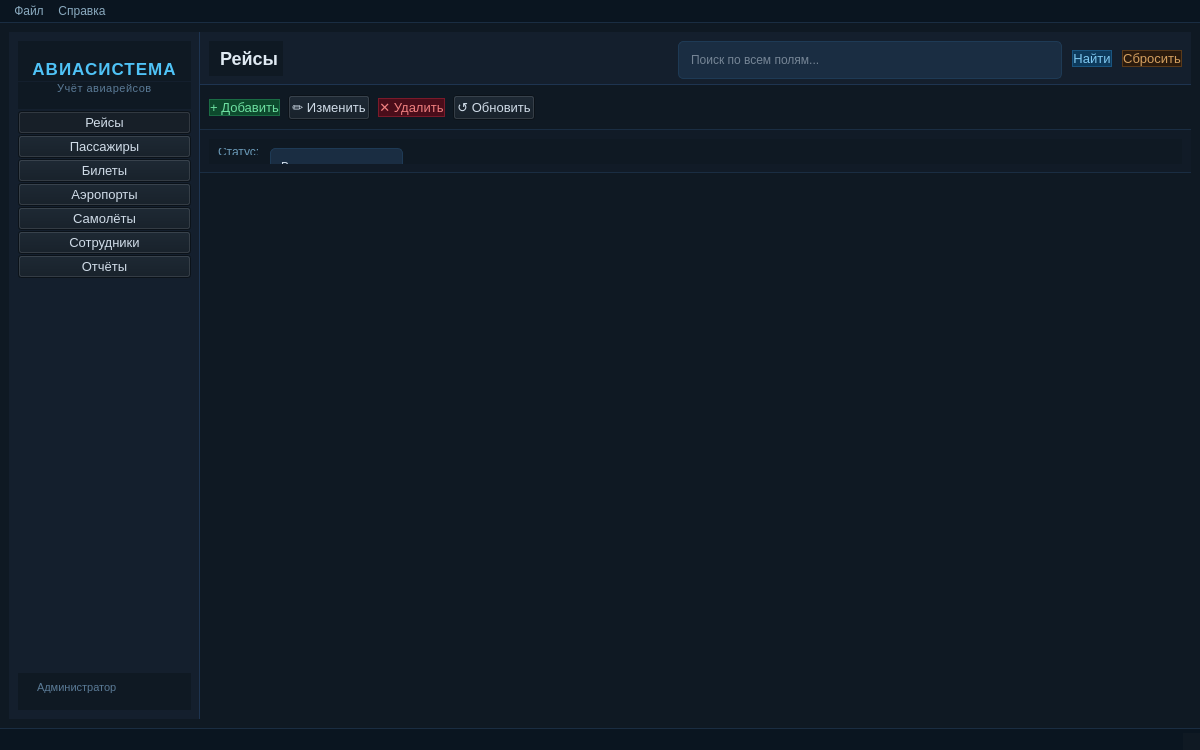
<?xml version="1.0" encoding="UTF-8"?>
<ui version="4.0">
 <class>MainWindow</class>
 <widget class="QMainWindow" name="MainWindow">
  <property name="geometry">
   <rect>
    <x>0</x>
    <y>0</y>
    <width>1200</width>
    <height>750</height>
   </rect>
  </property>
  <property name="windowTitle">
   <string>Авиакомпания</string>
  </property>
  <property name="styleSheet">
   <string>
/* ===== GLOBAL ===== */
QMainWindow, QWidget {
    background-color: #0f1923;
    color: #d0dce8;
    font-family: 'Segoe UI', Arial, sans-serif;
    font-size: 13px;
}

/* ===== SIDE PANEL ===== */
QFrame#sidePanel {
    background-color: #141f2d;
    border-right: 1px solid #1e3450;
    min-width: 190px;
    max-width: 190px;
}

QLabel#appTitle {
    color: #4fc3f7;
    font-size: 17px;
    font-weight: bold;
    padding: 18px 12px 2px 12px;
    letter-spacing: 1px;
}

QLabel#appSubtitle {
    color: #5a7a96;
    font-size: 11px;
    padding: 0 12px 14px 12px;
    letter-spacing: 0.5px;
}

QLabel#userLabel {
    color: #5a7a96;
    font-size: 11px;
    padding: 8px 12px 16px 16px;
}

/* ===== MENU BUTTONS ===== */
QPushButton[checkable=&quot;true&quot;] {
    background-color: transparent;
    color: #8faabf;
    border: none;
    border-radius: 0;
    text-align: left;
    padding: 11px 12px 11px 20px;
    font-size: 13px;
    font-weight: normal;
}

QPushButton[checkable=&quot;true&quot;]:hover {
    background-color: #1a2d42;
    color: #d0dce8;
}

QPushButton[checkable=&quot;true&quot;]:checked {
    background-color: #0d2137;
    color: #4fc3f7;
    border-left: 3px solid #4fc3f7;
    font-weight: bold;
}

/* ===== TOP BAR ===== */
QFrame#topBar {
    background-color: #141f2d;
    border-bottom: 1px solid #1e3450;
    min-height: 52px;
    max-height: 52px;
}

QLabel#pageTitle {
    color: #e0eaf3;
    font-size: 18px;
    font-weight: bold;
    padding: 0 0 0 6px;
}

/* ===== ACTION BAR ===== */
QFrame#actionBar {
    background-color: #0f1923;
    border-bottom: 1px solid #1a2d42;
    min-height: 44px;
    max-height: 44px;
}

/* ===== FILTER BAR ===== */
QFrame#filterBar {
    background-color: #111b27;
    border-bottom: 1px solid #1a2d42;
    min-height: 42px;
    max-height: 42px;
}

/* ===== INPUTS ===== */
QLineEdit, QComboBox, QDateEdit {
    background-color: #1a2d42;
    color: #d0dce8;
    border: 1px solid #1e3a55;
    border-radius: 5px;
    padding: 5px 10px;
    font-size: 12px;
    min-height: 26px;
}

QLineEdit:focus, QComboBox:focus, QDateEdit:focus {
    border: 1px solid #4fc3f7;
}

QLineEdit::placeholder {
    color: #4a6a82;
}

QComboBox::drop-down {
    border: none;
    width: 20px;
}

QComboBox::down-arrow {
    width: 10px;
    height: 10px;
}

QComboBox QAbstractItemView {
    background-color: #1a2d42;
    color: #d0dce8;
    border: 1px solid #1e3a55;
    selection-background-color: #0d2137;
    selection-color: #4fc3f7;
}

/* ===== BUTTONS ===== */
QPushButton:not([checkable=&quot;true&quot;]) {
    background-color: #1a3a5c;
    color: #b8d4ec;
    border: 1px solid #1e4a72;
    border-radius: 5px;
    padding: 6px 14px;
    font-size: 12px;
    min-height: 26px;
}

QPushButton:not([checkable=&quot;true&quot;]):hover {
    background-color: #1e4a72;
    color: #e0f0ff;
    border-color: #4fc3f7;
}

QPushButton:not([checkable=&quot;true&quot;]):pressed {
    background-color: #0d2137;
}

QPushButton#btnAdd {
    background-color: #0d4a2d;
    color: #6ddfa0;
    border: 1px solid #1a6b44;
}

QPushButton#btnAdd:hover {
    background-color: #1a6b44;
    color: #a0f0c0;
    border-color: #4dbb80;
}

QPushButton#btnDelete {
    background-color: #4a0d1a;
    color: #f08080;
    border: 1px solid #7a1a2a;
}

QPushButton#btnDelete:hover {
    background-color: #7a1a2a;
    color: #ffaaaa;
    border-color: #cc4444;
}

QPushButton#btnSearch {
    background-color: #0d3a5c;
    color: #80c8f0;
    border: 1px solid #1a5580;
}

QPushButton#btnSearch:hover {
    background-color: #1a5580;
    border-color: #4fc3f7;
    color: #d0eeff;
}

QPushButton#btnReset {
    background-color: #2a1a0d;
    color: #d4a060;
    border: 1px solid #5a3a1a;
}

QPushButton#btnReset:hover {
    background-color: #5a3a1a;
    color: #f0c080;
    border-color: #c08040;
}

/* ===== TABLES ===== */
QTableWidget {
    background-color: #0f1923;
    color: #c8d8e8;
    gridline-color: #1a2d42;
    border: none;
    font-size: 12px;
    selection-background-color: #0d2a40;
    selection-color: #80d0f8;
    alternate-background-color: #111e2c;
}

QTableWidget::item {
    padding: 5px 8px;
    border: none;
}

QTableWidget::item:selected {
    background-color: #0d2a40;
    color: #80d0f8;
}

QHeaderView::section {
    background-color: #1a2d42;
    color: #7ab8d8;
    border: none;
    border-right: 1px solid #0f1923;
    border-bottom: 2px solid #4fc3f7;
    padding: 6px 8px;
    font-size: 12px;
    font-weight: bold;
}

QHeaderView::section:hover {
    background-color: #203a55;
    color: #a0d8f8;
    cursor: pointer;
}

QScrollBar:vertical {
    background: #0f1923;
    width: 8px;
    border-radius: 4px;
}

QScrollBar::handle:vertical {
    background: #1e3a55;
    border-radius: 4px;
    min-height: 30px;
}

QScrollBar::handle:vertical:hover {
    background: #2a5a80;
}

QScrollBar:horizontal {
    background: #0f1923;
    height: 8px;
    border-radius: 4px;
}

QScrollBar::handle:horizontal {
    background: #1e3a55;
    border-radius: 4px;
    min-width: 30px;
}

/* ===== GROUP BOX ===== */
QGroupBox {
    background-color: #111b27;
    border: 1px solid #1e3450;
    border-radius: 7px;
    margin-top: 8px;
    padding-top: 6px;
    color: #7ab8d8;
    font-weight: bold;
    font-size: 12px;
}

QGroupBox::title {
    subcontrol-origin: margin;
    subcontrol-position: top left;
    padding: 0 8px;
    color: #4fc3f7;
    background-color: #111b27;
}

/* ===== STATUS BAR ===== */
QStatusBar {
    background-color: #0a1520;
    color: #4a7a9a;
    border-top: 1px solid #1a2d42;
    font-size: 11px;
}

/* ===== MENU BAR ===== */
QMenuBar {
    background-color: #0a1520;
    color: #8aaabf;
    border-bottom: 1px solid #1a2d42;
    padding: 2px 4px;
    font-size: 12px;
}

QMenuBar::item:selected {
    background-color: #1a2d42;
    color: #d0dce8;
    border-radius: 3px;
}

QMenu {
    background-color: #141f2d;
    color: #c8d8e8;
    border: 1px solid #1e3450;
}

QMenu::item:selected {
    background-color: #1a3a5c;
    color: #4fc3f7;
}

QMenu::separator {
    height: 1px;
    background-color: #1e3450;
}

/* ===== LABELS in bars ===== */
QLabel#labelStatus, QLabel#labelFrom, QLabel#labelTo,
QLabel#labelReportType, QLabel#labelFilterStatus,
QLabel#labelFilterClass, QLabel#labelFilterCountry {
    color: #6a9ab8;
    font-size: 12px;
}
   </string>
  </property>
  <widget class="QWidget" name="centralwidget">
   <layout class="QHBoxLayout" name="mainLayout">
    <property name="spacing">
     <number>0</number>
    </property>
    <item>
     <widget class="QFrame" name="sidePanel">
      <layout class="QVBoxLayout" name="sidePanelLayout">
       <property name="spacing">
        <number>1</number>
       </property>
       <item>
        <widget class="QLabel" name="appTitle">
         <property name="text">
          <string>АВИАСИСТЕМА</string>
         </property>
         <property name="alignment">
          <set>Qt::AlignCenter</set>
         </property>
        </widget>
       </item>
       <item>
        <widget class="QLabel" name="appSubtitle">
         <property name="text">
          <string>Учёт авиарейсов</string>
         </property>
         <property name="alignment">
          <set>Qt::AlignCenter</set>
         </property>
        </widget>
       </item>
       <item>
        <widget class="QFrame" name="line1">
         <property name="styleSheet">
          <string>background-color: #1e3450; max-height: 1px; margin: 0 16px;</string>
         </property>
         <property name="frameShape">
          <enum>QFrame::NoFrame</enum>
         </property>
        </widget>
       </item>
       <item>
        <widget class="QPushButton" name="flights_menuBtn">
         <property name="text">
          <string>Рейсы</string>
         </property>
         <property name="checkable">
          <bool>true</bool>
         </property>
         <property name="checked">
          <bool>true</bool>
         </property>
        </widget>
       </item>
       <item>
        <widget class="QPushButton" name="passenger_menuBtn">
         <property name="text">
          <string>Пассажиры</string>
         </property>
         <property name="checkable">
          <bool>true</bool>
         </property>
        </widget>
       </item>
       <item>
        <widget class="QPushButton" name="ticket_menuBtn">
         <property name="text">
          <string>Билеты</string>
         </property>
         <property name="checkable">
          <bool>true</bool>
         </property>
        </widget>
       </item>
       <item>
        <widget class="QPushButton" name="airport_menuBtn">
         <property name="text">
          <string>Аэропорты</string>
         </property>
         <property name="checkable">
          <bool>true</bool>
         </property>
        </widget>
       </item>
       <item>
        <widget class="QPushButton" name="airplane_menuBtn">
         <property name="text">
          <string>Самолёты</string>
         </property>
         <property name="checkable">
          <bool>true</bool>
         </property>
        </widget>
       </item>
       <item>
        <widget class="QPushButton" name="sotrudnik_menuBtn">
         <property name="text">
          <string>Сотрудники</string>
         </property>
         <property name="checkable">
          <bool>true</bool>
         </property>
        </widget>
       </item>
       <item>
        <widget class="QPushButton" name="otchet_menuBtn">
         <property name="text">
          <string>Отчёты</string>
         </property>
         <property name="checkable">
          <bool>true</bool>
         </property>
        </widget>
       </item>
       <item>
        <spacer name="sidespacer">
         <property name="orientation">
          <enum>Qt::Vertical</enum>
         </property>
         <property name="sizeHint" stdset="0">
          <size>
           <width>20</width>
           <height>40</height>
          </size>
         </property>
        </spacer>
       </item>
       <item>
        <widget class="QFrame" name="line2">
         <property name="styleSheet">
          <string>background-color: #1e3450; max-height: 1px; margin: 0 16px;</string>
         </property>
         <property name="frameShape">
          <enum>QFrame::NoFrame</enum>
         </property>
        </widget>
       </item>
       <item>
        <widget class="QLabel" name="userLabel">
         <property name="text">
          <string>Администратор</string>
         </property>
        </widget>
       </item>
      </layout>
     </widget>
    </item>
    <item>
     <layout class="QVBoxLayout" name="rightLayout">
      <property name="spacing">
       <number>0</number>
      </property>
      <item>
       <widget class="QFrame" name="topBar">
        <layout class="QHBoxLayout" name="topBarLayout">
         <property name="spacing">
          <number>10</number>
         </property>
         <item>
          <widget class="QLabel" name="pageTitle">
           <property name="text">
            <string>Рейсы</string>
           </property>
          </widget>
         </item>
         <item>
          <spacer name="topBarSpacer">
           <property name="orientation">
            <enum>Qt::Horizontal</enum>
           </property>
           <property name="sizeHint" stdset="0">
            <size>
             <width>40</width>
             <height>20</height>
            </size>
           </property>
          </spacer>
         </item>
         <item>
          <widget class="QLineEdit" name="searchField">
           <property name="placeholderText">
            <string>Поиск по всем полям...</string>
           </property>
          </widget>
         </item>
         <item>
          <widget class="QPushButton" name="btnSearch">
           <property name="text">
            <string>Найти</string>
           </property>
          </widget>
         </item>
         <item>
          <widget class="QPushButton" name="btnReset">
           <property name="text">
            <string>Сбросить</string>
           </property>
          </widget>
         </item>
        </layout>
       </widget>
      </item>
      <item>
       <widget class="QFrame" name="actionBar">
        <layout class="QHBoxLayout" name="actionBarLayout">
         <property name="spacing">
          <number>8</number>
         </property>
         <item>
          <widget class="QPushButton" name="btnAdd">
           <property name="text">
            <string>+ Добавить</string>
           </property>
          </widget>
         </item>
         <item>
          <widget class="QPushButton" name="btnEdit">
           <property name="text">
            <string>✏ Изменить</string>
           </property>
          </widget>
         </item>
         <item>
          <widget class="QPushButton" name="btnDelete">
           <property name="text">
            <string>✕ Удалить</string>
           </property>
          </widget>
         </item>
         <item>
          <widget class="QPushButton" name="btnRefresh">
           <property name="text">
            <string>↺ Обновить</string>
           </property>
          </widget>
         </item>
         <item>
          <spacer name="actionSpacer">
           <property name="orientation">
            <enum>Qt::Horizontal</enum>
           </property>
           <property name="sizeHint" stdset="0">
            <size>
             <width>40</width>
             <height>20</height>
            </size>
           </property>
          </spacer>
         </item>
        </layout>
       </widget>
      </item>
      <item>
       <widget class="QFrame" name="filterBar">
        <property name="maximumSize">
         <size>
          <width>16777215</width>
          <height>16777215</height>
         </size>
        </property>
        <layout class="QHBoxLayout" name="filterBarLayout">
         <property name="spacing">
          <number>10</number>
         </property>
         <item>
          <widget class="QStackedWidget" name="filterStack">
           <property name="maximumSize">
            <size>
             <width>16777215</width>
             <height>16777215</height>
            </size>
           </property>
           <widget class="QWidget" name="filterPageFlights">
            <layout class="QHBoxLayout" name="filterFlightsLayout">
             <property name="spacing">
              <number>10</number>
             </property>
             <item>
              <widget class="QLabel" name="labelFilterStatus">
               <property name="text">
                <string>Статус:</string>
               </property>
              </widget>
             </item>
             <item>
              <widget class="QComboBox" name="cmbFlightStatus">
               <item>
                <property name="text">
                 <string>Все статусы</string>
                </property>
               </item>
               <item>
                <property name="text">
                 <string>По расписанию</string>
                </property>
               </item>
               <item>
                <property name="text">
                 <string>Задержан</string>
                </property>
               </item>
               <item>
                <property name="text">
                 <string>Отменён</string>
                </property>
               </item>
               <item>
                <property name="text">
                 <string>Выполнен</string>
                </property>
               </item>
              </widget>
             </item>
             <item>
              <spacer>
               <property name="orientation">
                <enum>Qt::Horizontal</enum>
               </property>
               <property name="sizeHint" stdset="0">
                <size>
                 <width>40</width>
                 <height>20</height>
                </size>
               </property>
              </spacer>
             </item>
            </layout>
           </widget>
           <widget class="QWidget" name="filterPagePassengers">
            <layout class="QHBoxLayout" name="filterPassengersLayout">
             <item>
              <spacer>
               <property name="orientation">
                <enum>Qt::Horizontal</enum>
               </property>
               <property name="sizeHint" stdset="0">
                <size>
                 <width>40</width>
                 <height>20</height>
                </size>
               </property>
              </spacer>
             </item>
            </layout>
           </widget>
           <widget class="QWidget" name="filterPageTickets">
            <layout class="QHBoxLayout" name="filterTicketsLayout">
             <property name="spacing">
              <number>10</number>
             </property>
             <item>
              <widget class="QLabel" name="labelFilterStatusT">
               <property name="text">
                <string>Статус:</string>
               </property>
              </widget>
             </item>
             <item>
              <widget class="QComboBox" name="cmbTicketStatus">
               <item>
                <property name="text">
                 <string>Все статусы</string>
                </property>
               </item>
               <item>
                <property name="text">
                 <string>Активен</string>
                </property>
               </item>
               <item>
                <property name="text">
                 <string>Отменён</string>
                </property>
               </item>
               <item>
                <property name="text">
                 <string>Использован</string>
                </property>
               </item>
              </widget>
             </item>
             <item>
              <widget class="QLabel" name="labelFilterClass">
               <property name="text">
                <string>Класс:</string>
               </property>
              </widget>
             </item>
             <item>
              <widget class="QComboBox" name="cmbTicketClass">
               <item>
                <property name="text">
                 <string>Все классы</string>
                </property>
               </item>
               <item>
                <property name="text">
                 <string>Эконом</string>
                </property>
               </item>
               <item>
                <property name="text">
                 <string>Бизнес</string>
                </property>
               </item>
               <item>
                <property name="text">
                 <string>Первый</string>
                </property>
               </item>
              </widget>
             </item>
             <item>
              <spacer>
               <property name="orientation">
                <enum>Qt::Horizontal</enum>
               </property>
               <property name="sizeHint" stdset="0">
                <size>
                 <width>40</width>
                 <height>20</height>
                </size>
               </property>
              </spacer>
             </item>
            </layout>
           </widget>
           <widget class="QWidget" name="filterPageAirports">
            <layout class="QHBoxLayout" name="filterAirportsLayout">
             <property name="spacing">
              <number>10</number>
             </property>
             <item>
              <widget class="QLabel" name="labelFilterCountry">
               <property name="text">
                <string>Страна:</string>
               </property>
              </widget>
             </item>
             <item>
              <widget class="QComboBox" name="cmbAirportCountry">
               <item>
                <property name="text">
                 <string>Все страны</string>
                </property>
               </item>
              </widget>
             </item>
             <item>
              <spacer>
               <property name="orientation">
                <enum>Qt::Horizontal</enum>
               </property>
               <property name="sizeHint" stdset="0">
                <size>
                 <width>40</width>
                 <height>20</height>
                </size>
               </property>
              </spacer>
             </item>
            </layout>
           </widget>
           <widget class="QWidget" name="filterPageAirplanes">
            <layout class="QHBoxLayout" name="filterAirplanesLayout">
             <item>
              <spacer>
               <property name="orientation">
                <enum>Qt::Horizontal</enum>
               </property>
               <property name="sizeHint" stdset="0">
                <size>
                 <width>40</width>
                 <height>20</height>
                </size>
               </property>
              </spacer>
             </item>
            </layout>
           </widget>
           <widget class="QWidget" name="filterPageStaff">
            <layout class="QHBoxLayout" name="filterStaffLayout">
             <property name="spacing">
              <number>10</number>
             </property>
             <item>
              <widget class="QLabel" name="labelFilterGender">
               <property name="styleSheet">
                <string>color: #6a9ab8; font-size: 12px;</string>
               </property>
               <property name="text">
                <string>Пол:</string>
               </property>
              </widget>
             </item>
             <item>
              <widget class="QComboBox" name="cmbStaffGender">
               <item>
                <property name="text">
                 <string>Все</string>
                </property>
               </item>
               <item>
                <property name="text">
                 <string>Мужской</string>
                </property>
               </item>
               <item>
                <property name="text">
                 <string>Женский</string>
                </property>
               </item>
              </widget>
             </item>
             <item>
              <widget class="QLabel" name="labelFilterPosition">
               <property name="styleSheet">
                <string>color: #6a9ab8; font-size: 12px;</string>
               </property>
               <property name="text">
                <string>Должность:</string>
               </property>
              </widget>
             </item>
             <item>
              <widget class="QLineEdit" name="lineEditPosition">
               <property name="placeholderText">
                <string>Фильтр по должности...</string>
               </property>
              </widget>
             </item>
             <item>
              <spacer>
               <property name="orientation">
                <enum>Qt::Horizontal</enum>
               </property>
               <property name="sizeHint" stdset="0">
                <size>
                 <width>40</width>
                 <height>20</height>
                </size>
               </property>
              </spacer>
             </item>
            </layout>
           </widget>
           <widget class="QWidget" name="filterPageReports">
            <layout class="QHBoxLayout" name="filterReportsLayout">
             <item>
              <spacer>
               <property name="orientation">
                <enum>Qt::Horizontal</enum>
               </property>
               <property name="sizeHint" stdset="0">
                <size>
                 <width>40</width>
                 <height>20</height>
                </size>
               </property>
              </spacer>
             </item>
            </layout>
           </widget>
          </widget>
         </item>
        </layout>
       </widget>
      </item>
      <item>
       <widget class="QStackedWidget" name="stackedWidget">
        <property name="currentIndex">
         <number>0</number>
        </property>
        <widget class="QWidget" name="pageReys">
         <layout class="QVBoxLayout" name="pageReysLayout">
          <item>
           <widget class="QTableWidget" name="tableReys">
            <property name="maximumSize">
             <size>
              <width>16777215</width>
              <height>100</height>
             </size>
            </property>
            <property name="editTriggers">
             <set>QAbstractItemView::NoEditTriggers</set>
            </property>
            <property name="alternatingRowColors">
             <bool>true</bool>
            </property>
            <property name="selectionBehavior">
             <enum>QAbstractItemView::SelectRows</enum>
            </property>
            <property name="sortingEnabled">
             <bool>true</bool>
            </property>
           </widget>
          </item>
         </layout>
        </widget>
        <widget class="QWidget" name="pagePassenger">
         <layout class="QVBoxLayout" name="pagePassengerLayout">
          <item>
           <widget class="QTableWidget" name="tablePassenger">
            <property name="editTriggers">
             <set>QAbstractItemView::NoEditTriggers</set>
            </property>
            <property name="alternatingRowColors">
             <bool>true</bool>
            </property>
            <property name="selectionBehavior">
             <enum>QAbstractItemView::SelectRows</enum>
            </property>
            <property name="sortingEnabled">
             <bool>true</bool>
            </property>
           </widget>
          </item>
         </layout>
        </widget>
        <widget class="QWidget" name="pageTickets">
         <layout class="QVBoxLayout" name="pageTicketsLayout">
          <item>
           <widget class="QTableWidget" name="tableTickets">
            <property name="editTriggers">
             <set>QAbstractItemView::NoEditTriggers</set>
            </property>
            <property name="alternatingRowColors">
             <bool>true</bool>
            </property>
            <property name="selectionBehavior">
             <enum>QAbstractItemView::SelectRows</enum>
            </property>
            <property name="sortingEnabled">
             <bool>true</bool>
            </property>
           </widget>
          </item>
         </layout>
        </widget>
        <widget class="QWidget" name="pageAirport">
         <layout class="QVBoxLayout" name="pageAirportLayout">
          <item>
           <widget class="QTableWidget" name="tableAirport">
            <property name="editTriggers">
             <set>QAbstractItemView::NoEditTriggers</set>
            </property>
            <property name="alternatingRowColors">
             <bool>true</bool>
            </property>
            <property name="selectionBehavior">
             <enum>QAbstractItemView::SelectRows</enum>
            </property>
            <property name="sortingEnabled">
             <bool>true</bool>
            </property>
           </widget>
          </item>
         </layout>
        </widget>
        <widget class="QWidget" name="pagePlane">
         <layout class="QVBoxLayout" name="pagePlaneLayout">
          <item>
           <widget class="QTableWidget" name="tablePlane">
            <property name="editTriggers">
             <set>QAbstractItemView::NoEditTriggers</set>
            </property>
            <property name="alternatingRowColors">
             <bool>true</bool>
            </property>
            <property name="selectionBehavior">
             <enum>QAbstractItemView::SelectRows</enum>
            </property>
            <property name="sortingEnabled">
             <bool>true</bool>
            </property>
           </widget>
          </item>
         </layout>
        </widget>
        <widget class="QWidget" name="pageStaff">
         <layout class="QVBoxLayout" name="pageStaffLayout">
          <item>
           <widget class="QTableWidget" name="tableStaff">
            <property name="editTriggers">
             <set>QAbstractItemView::NoEditTriggers</set>
            </property>
            <property name="alternatingRowColors">
             <bool>true</bool>
            </property>
            <property name="selectionBehavior">
             <enum>QAbstractItemView::SelectRows</enum>
            </property>
            <property name="sortingEnabled">
             <bool>true</bool>
            </property>
           </widget>
          </item>
         </layout>
        </widget>
        <widget class="QWidget" name="pageReports">
         <layout class="QVBoxLayout" name="pageReportsLayout">
          <item>
           <widget class="QGroupBox" name="groupReportFilter">
            <property name="title">
             <string>Параметры отчёта</string>
            </property>
            <layout class="QHBoxLayout" name="reportFilterLayout">
             <property name="spacing">
              <number>12</number>
             </property>
             <item>
              <widget class="QLabel" name="labelReportType">
               <property name="text">
                <string>Тип отчёта:</string>
               </property>
              </widget>
             </item>
             <item>
              <widget class="QComboBox" name="comboReportType">
               <item>
                <property name="text">
                 <string>Рейсы по датам</string>
                </property>
               </item>
               <item>
                <property name="text">
                 <string>Продажи билетов</string>
                </property>
               </item>
               <item>
                <property name="text">
                 <string>Загруженность самолётов</string>
                </property>
               </item>
              </widget>
             </item>
             <item>
              <widget class="QLabel" name="labelFrom">
               <property name="text">
                <string>С:</string>
               </property>
              </widget>
             </item>
             <item>
              <widget class="QDateEdit" name="dateFrom">
               <property name="calendarPopup">
                <bool>true</bool>
               </property>
              </widget>
             </item>
             <item>
              <widget class="QLabel" name="labelTo">
               <property name="text">
                <string>По:</string>
               </property>
              </widget>
             </item>
             <item>
              <widget class="QDateEdit" name="dateTo">
               <property name="calendarPopup">
                <bool>true</bool>
               </property>
              </widget>
             </item>
             <item>
              <spacer name="reportSpacer">
               <property name="orientation">
                <enum>Qt::Horizontal</enum>
               </property>
               <property name="sizeHint" stdset="0">
                <size>
                 <width>40</width>
                 <height>20</height>
                </size>
               </property>
              </spacer>
             </item>
             <item>
              <widget class="QPushButton" name="btnGenerateReport">
               <property name="text">
                <string>Сформировать</string>
               </property>
              </widget>
             </item>
            </layout>
           </widget>
          </item>
          <item>
           <widget class="QTableWidget" name="tableReport">
            <property name="editTriggers">
             <set>QAbstractItemView::NoEditTriggers</set>
            </property>
            <property name="alternatingRowColors">
             <bool>true</bool>
            </property>
            <property name="selectionBehavior">
             <enum>QAbstractItemView::SelectRows</enum>
            </property>
            <property name="sortingEnabled">
             <bool>true</bool>
            </property>
           </widget>
          </item>
         </layout>
        </widget>
       </widget>
      </item>
     </layout>
    </item>
   </layout>
  </widget>
  <widget class="QStatusBar" name="statusbar"/>
  <widget class="QMenuBar" name="menubar">
   <property name="geometry">
    <rect>
     <x>0</x>
     <y>0</y>
     <width>1200</width>
     <height>23</height>
    </rect>
   </property>
   <widget class="QMenu" name="menuFile">
    <property name="title">
     <string>Файл</string>
    </property>
    <addaction name="actionConnect"/>
    <addaction name="actionDisconnect"/>
    <addaction name="separator"/>
    <addaction name="actionExit"/>
   </widget>
   <widget class="QMenu" name="menuHelp">
    <property name="title">
     <string>Справка</string>
    </property>
    <addaction name="actionAbout"/>
   </widget>
   <addaction name="menuFile"/>
   <addaction name="menuHelp"/>
  </widget>
  <action name="actionConnect">
   <property name="text">
    <string>Подключиться к БД</string>
   </property>
  </action>
  <action name="actionDisconnect">
   <property name="text">
    <string>Отключиться от БД</string>
   </property>
  </action>
  <action name="actionExit">
   <property name="text">
    <string>Выход</string>
   </property>
  </action>
  <action name="actionAbout">
   <property name="text">
    <string>О программе</string>
   </property>
  </action>
 </widget>
 <resources/>
 <connections/>
</ui>
